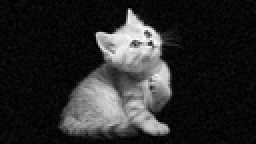
%> input picture Image2.png, 128 x 72 px, shrunk from 1280 x 720 before the run (shown 2 times larger)
$ octave Enhancement_Spatial_Domain_2.m   (GNU Octave 9; MATLAB toolbox functions it lacks are replaced by stand-ins)
%> lines starting %> are read from the running program, lines starting %| are printed output that depends on the picture
%I converted image to a double to make operations on it
%Saved it into Image2 variable
Image2 = double(imread('Image2.png'));
%> Image2: size 72x128 double; min 0, max 255, mean 40.9; mean of the top-left, top-right, bottom-left and bottom-right quarters 28.2, 40.2, 55.3, 39.9

%Checking converted Image with imtool to decide noise type
imtool(Image2);
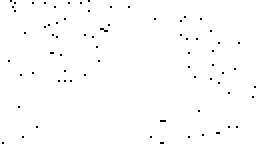
%> displayed picture: size 72x128, on the screen's scale of 0 to 255 (shown 2 times larger); 99.1% white; black in thin lines or dots
%Image has salt and pepper noise to remove it needed filter type is median filter

% padding Image2 with zeros to apply the filter
paddedImage2 = [zeros(1,size(Image2,2)+2); zeros(size(Image2,1),1) Image2 zeros(size(Image2,1),1) ;zeros(1,size(Image2,2)+2)];
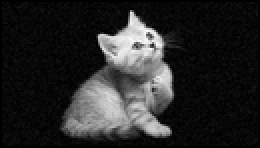
%> paddedImage2: size 74x130 double (shown 2 times larger); min 0, max 255, mean 39.2

% applying median filter
for j= 1:size(Image2,1)%till reaching the end of the y dimension j is incremented
    for i=1:size(Image2,2)%till reaching the end of the x dimension i is incremented
        %taking the median of the 3 by 3 piece and putting it to output image
        %while doing this each pixel value is converted to uint8 since they
        %are converted to double at the beginning of the process
        Image2Output(j,i) = uint8((median(paddedImage2(j:j+2,i:i+2),"all")));
        Image2Output_(j,i) = (median(paddedImage2(j:j+2,i:i+2),"all"));%this output is created to use in the next part of the question it is not converted to uint8 for the purpose of usage
     end
end

%showing the output image
figure;
subplot(2,2,1);
imshow(imread('Image2.png'));
title("Image2");
subplot(2,2,2);
imshow(Image2Output);
title("Image2Output");

%saving output image as a png file
imwrite(Image2Output,"Image2Output.png");

%-----------------------------------------------------------------------------------------

%For the edge detection the needed filter types are Horizontal Sobel and Vertical Sobel filters

%Creating Horizontal Sobel and Vertical Sobel filters
Horizontal_Sobel_Filter = [-1 -2 -1; 0 0 0; 1 2 1];
Vertical_Sobel_Filter = [-1 0 1;-2 0 2; -1 0 1];

% Padding Image2Output_ with zeros to apply the filter
% Image2Output_ created in the first part of the question
paddedImage2Output = [zeros(1,size(Image2,2)+2); zeros(size(Image2,1),1) Image2Output_ zeros(size(Image2,1),1) ;zeros(1,size(Image2,2)+2)];

% applying sobel filters
for j= 1:size(Image2,1)%till reaching the end of the y dimension j is incremented
    for i=1:size(Image2,2)%till reaching the end of the x dimension i is incremented

        %To apply filters I multiplied them with the given outputs and take the sum of created array.
        %It is equivalent operation of the correlation
        %After that to create final image I added their absolute values as the formula states in the lecture notes

        %Both the original image and the image without salt and pepper noise is processed with sobel filters
        %And their outputs are recorded in uint8 format

        Image2Out_sobel_h(j,i) = sum(paddedImage2Output(j:j+2,i:i+2).*Horizontal_Sobel_Filter(1:3,1:3),"all");
        Image2Out_sobel_v(j,i) = sum(paddedImage2Output(j:j+2,i:i+2).*Vertical_Sobel_Filter(1:3,1:3),"all");

        Image2Output_Edges(j,i) = uint8(abs(Image2Out_sobel_h(j,i))+abs(Image2Out_sobel_v(j,i)));

        Image2_sobel_h(j,i) = sum(paddedImage2(j:j+2,i:i+2).*Horizontal_Sobel_Filter(1:3,1:3),"all");
        Image2_sobel_v(j,i) = sum(paddedImage2(j:j+2,i:i+2).*Vertical_Sobel_Filter(1:3,1:3),"all");

        Image2_Edges(j,i) = uint8(abs(Image2_sobel_h(j,i))+abs(Image2_sobel_v(j,i)));

    end
end
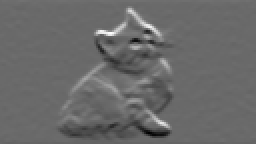
%> Image2Out_sobel_h: size 72x128 double (shown 2 times larger); min -562, max 790, mean 0; drawn with min black and max white
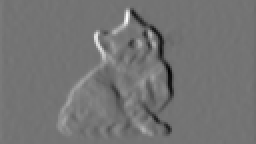
%> Image2Out_sobel_v: size 72x128 double (shown 2 times larger); min -691, max 826, mean 0; drawn with min black and max white
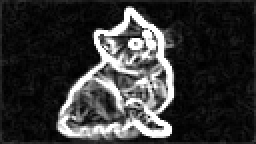
%> Image2Output_Edges: size 72x128 uint8 (shown 2 times larger); min 0, max 255, mean 52.6
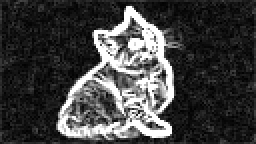
%> Image2_Edges: size 72x128 uint8 (shown 2 times larger); min 0, max 255, mean 64.4

%the edges of the image without salt and pepper noise is shown here
subplot(2,2,4);
imshow(Image2Output_Edges);
title("Edges of Image2Output");

%the edges of the original image is shown here
subplot(2,2,3);
imshow(Image2_Edges);
title("Edges of Image2");

$ run again, with Image1.png copied over Image2.png
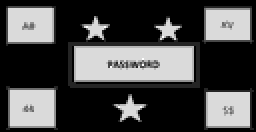
%> input picture Image1.png, 128 x 66 px, shrunk from 2303 x 1185 before the run (shown 2 times larger)
%> after the loop `for j= 1:size(Image2,1)`:
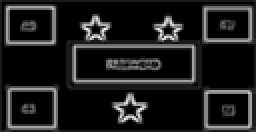
%> Image2_Edges: size 66x128 uint8 (shown 2 times larger); min 0, max 38, mean 4.3; drawn with min black and max white
%> after the loop `for j= 1:size(Image2,1)`:
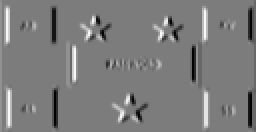
%> Image2_sobel_v: size 66x128 double (shown 2 times larger); min -24, max 25, mean 0; drawn with min black and max white
